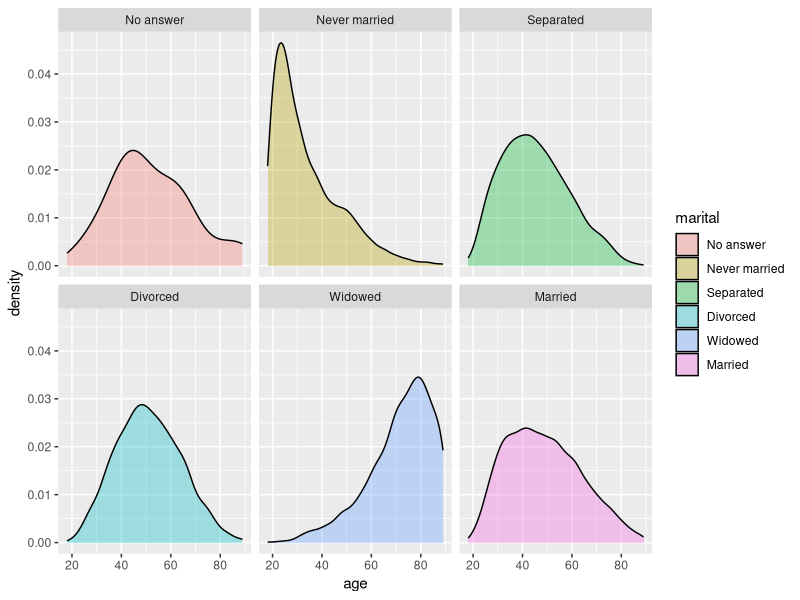

Reproduce this figure in R.
# ==============================================================================
#     _                _ _          _   ____  _        _
#    / \   _ __  _ __ | (_) ___  __| | / ___|| |_ __ _| |_ ___
#   / _ \ | '_ \| '_ \| | |/ _ \/ _` | \___ \| __/ _` | __/ __|
#  / ___ \| |_) | |_) | | |  __/ (_| |  ___) | || (_| | |_\__ \
# /_/   \_\ .__/| .__/|_|_|\___|\__,_| |____/ \__\__,_|\__|___/
#         |_|   |_|
#
# Basic R syntax, in 150 lines
#
# ==================== See the README file for data sources and instructions ===


# hello world -------------------------------------------------------------

print("hello world!")

# same thing, but we first save the piece of text "hello world!" into an object
# called 'txt', which we then show (or 'print') on screen
txt <- "hello world!"
txt

# guess what this function does!
rep(txt, 99)

# basic math --------------------------------------------------------------

# round x to k decimals
round(pi, 2)

# elevate x at power k
10^2
10^3
10^4

# square root
sqrt(9)
4^(1/2)

# big and small numbers ---------------------------------------------------

exp(42) # = 1.7*10^18 (a reaaaally large number!)

# 1e-3 = 10^(-3) (like millimeters, for example)
1e-3
# 2.7e-4 = 2.7*10^(-4) (small number, close to 0)
2.7e-4

# vectors -----------------------------------------------------------------

# create a vector containing sequence 1, 2, ..., 5, 6
x <- 1:6
x

# compute summary statistics on the vector
mean(x)
sum(x)

# logical tests -----------------------------------------------------------

# which elements in vector x satisfy the following tests?
x <= 5
x == 5
x != 5

# get a table of results instead of the individual details
table(x > 5)

# this asks whether each element is in the sequence 3-4-5
x %in% 3:5

# packages ----------------------------------------------------------------

# executing the following line of code will install all packages required for
# our class examples and exercises; you only need to execute it once, and will
# never need to execute it again
install.packages(c("broom", "ggrepel", "sf", "survey", "texreg", "tidyverse"))

# the following line loads one of the installed package (it 'activates' it, in
# a way); you will need to do this every time you launch R and want to use it
library(tidyverse)

# data --------------------------------------------------------------------

# this opens a dataset that's included in what you just installed; it won't
# work if you did not installed the 'tidyverse' package first (see above)
gss <- forcats::gss_cat
gss

# execute that line to open a help page about the dataset, which is a survey
?forcats::gss_cat

# describe the dataset and its number of observations (rows)
glimpse(gss)
nrow(gss)

# average of the 'age' variable (the first result is 'NA', which means missing,
# because there are some missing values in the variable; the second line of code
# shows the option that is required to remove them)
mean(gss$age)
mean(gss$age, na.rm = TRUE)

# two ways to count missing values in a variable
table(is.na(gss$age))
sum(is.na(gss$age))

# two ways of describing the values of a variable
table(gss$rincome)
count(gss, rincome)

# do not worry if the jargon (dataset, observations, variables, values) does
# not yet entire sense to you: we will work on that in class

# code that spans multiple lines ------------------------------------------

# the following produces a plot, but you will have to select all three lines to
# actually get a result, because of the '+' symbol at the end of each line
ggplot(gss, aes(age, fill = marital)) +
  geom_density(alpha = 1/3) +
  facet_wrap(~ marital)

# if you get stuck, press [Esc] in the Console
# also, the plot produces a warning, but that's fine (a warning is not an error)

# the following lines produce a table, but you will again have to select all
# three lines to actually get a result, because of the '%>%' symbol at the end
# of each line (the symbol is called a 'pipe')
filter(gss, age < 35) %>%
  count(marital) %>%
  mutate(pct = 100 * n / sum(n))

# if you get stuck, press [Esc] in the Console
# exercise: guess what the plot and table each show

# more complex code -------------------------------------------------------

# this more complex example tells you how many of the survey respondents are
# under 35 years-old AND (&) are separated
table(gss$age < 35 & gss$marital == "Separated")
nrow(filter(gss, age < 35, marital == "Separated"))

# this more complex example tells you how many of the survey respondents are
# under 35 years-old AND (&) are separated OR (|) divorced
table(gss$age < 35 & (gss$marital == "Separated" | gss$marital == "Divorced"))

# other ways to get the same result
nrow(filter(gss, age < 35, marital == "Separated" | marital == "Divorced"))
nrow(filter(gss, age < 35, marital %in% c("Separated", "Divorced")))

# kthxbye
